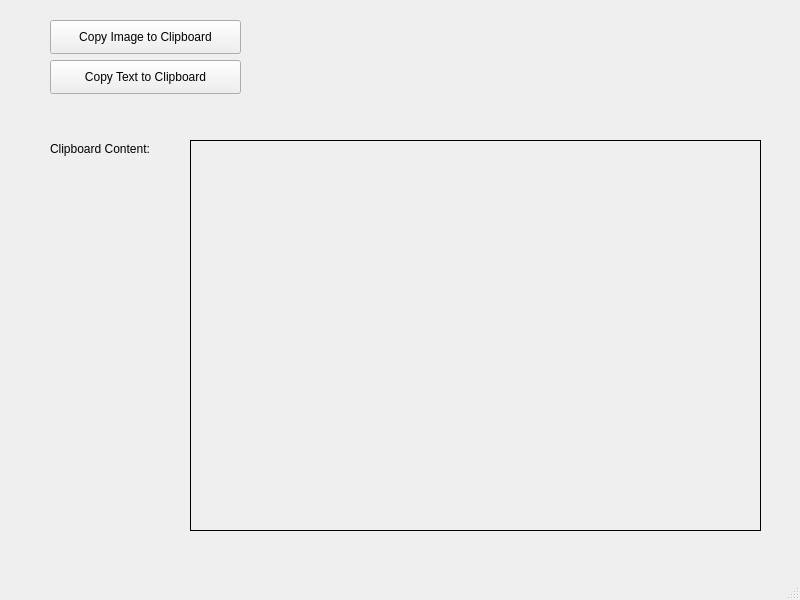
<?xml version="1.0" encoding="UTF-8"?>
<ui version="4.0">
 <class>MainWindow</class>
 <widget class="QMainWindow" name="MainWindow">
  <property name="geometry">
   <rect>
    <x>0</x>
    <y>0</y>
    <width>800</width>
    <height>600</height>
   </rect>
  </property>
  <property name="windowTitle">
   <string>MainWindow</string>
  </property>
  <widget class="QWidget" name="centralwidget">
   <widget class="QPushButton" name="copyImage">
    <property name="geometry">
     <rect>
      <x>50</x>
      <y>20</y>
      <width>191</width>
      <height>34</height>
     </rect>
    </property>
    <property name="text">
     <string>Copy Image to Clipboard</string>
    </property>
   </widget>
   <widget class="QPushButton" name="copyText">
    <property name="geometry">
     <rect>
      <x>50</x>
      <y>60</y>
      <width>191</width>
      <height>34</height>
     </rect>
    </property>
    <property name="text">
     <string>Copy Text to Clipboard</string>
    </property>
   </widget>
   <widget class="QLabel" name="resultLabel">
    <property name="geometry">
     <rect>
      <x>190</x>
      <y>140</y>
      <width>571</width>
      <height>391</height>
     </rect>
    </property>
    <property name="frameShape">
     <enum>QFrame::Box</enum>
    </property>
    <property name="midLineWidth">
     <number>1</number>
    </property>
    <property name="text">
     <string/>
    </property>
   </widget>
   <widget class="QLabel" name="label">
    <property name="geometry">
     <rect>
      <x>50</x>
      <y>140</y>
      <width>131</width>
      <height>18</height>
     </rect>
    </property>
    <property name="text">
     <string>Clipboard Content:</string>
    </property>
   </widget>
  </widget>
  <widget class="QMenuBar" name="menubar">
   <property name="geometry">
    <rect>
     <x>0</x>
     <y>0</y>
     <width>800</width>
     <height>30</height>
    </rect>
   </property>
  </widget>
  <widget class="QStatusBar" name="statusbar"/>
 </widget>
 <resources/>
 <connections/>
</ui>
